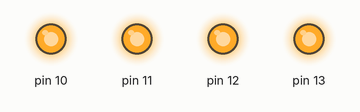
Recording of a sketch running on a simulated Arduino Uno, built with avr-gcc and run on an emulated ATmega328P. On the bench: output pins drawn as LEDs (lit = HIGH).

Above: at 0.5 s.
At 6.5 s:
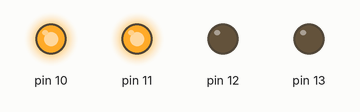
At 9.5 s:
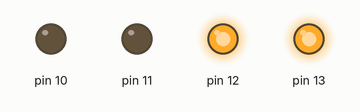
At 13.5 s:
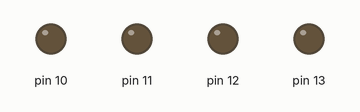
Timing chart, 0 to 15.6 s (numbered marks = the images above):
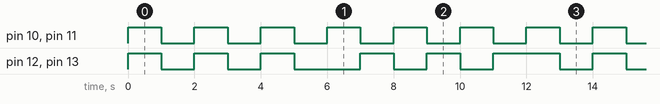

The sketch:

Program-03_Multi-LED-1.ino
```cpp
/*
  Program 4 LED dengan 2 Pola Kelap-Kelip
  Program ini dibuat oleh ImNotDanish05

  Pola 1: Keempat LED menyala dan padam secara bergantian.
  Pola 2: Dua LED menyala bergantian dengan dua LED lainnya.
*/

void setup()
{
  // Atur pin 10, 11, 12, dan 13 sebagai output LED
  pinMode(10, OUTPUT);
  pinMode(11, OUTPUT);
  pinMode(12, OUTPUT);
  pinMode(13, OUTPUT);
}

void pola1()
{
  // Matikan semua LED
  digitalWrite(10, HIGH);
  digitalWrite(11, HIGH);
  digitalWrite(12, HIGH);
  digitalWrite(13, HIGH);
  delay(1000);

  // Nyalakan semua LED
  digitalWrite(10, LOW);
  digitalWrite(11, LOW);
  digitalWrite(12, LOW);
  digitalWrite(13, LOW);
  delay(1000);
}

void pola2()
{
  // Nyalakan LED 12 dan 13, matikan LED 10 dan 11
  digitalWrite(10, HIGH);
  digitalWrite(11, HIGH);
  digitalWrite(12, LOW);
  digitalWrite(13, LOW);
  delay(1000);

  // Nyalakan LED 10 dan 11, matikan LED 12 dan 13
  digitalWrite(10, LOW);
  digitalWrite(11, LOW);
  digitalWrite(12, HIGH);
  digitalWrite(13, HIGH);
  delay(1000);
}

void loop()
{
  // Jalankan pola 1 sebanyak 3 kali
  pola1();
  pola1();
  pola1();

  // Jalankan pola 2 sebanyak 3 kali
  pola2();
  pola2();
  pola2();
}
```

Measured:
- by itself, pin 10, pin 11: alternates HIGH for 1.0 s and LOW for 1.0 s
- by itself, pin 12, pin 13: repeats every 12.0 s: 2 × (LOW 1.0 s, HIGH 1.0 s), LOW 2.0 s, 2 × (HIGH 1.0 s, LOW 1.0 s), HIGH 2.0 s
- by itself, everything shown: repeats every 12.0 s, in 12 steps
